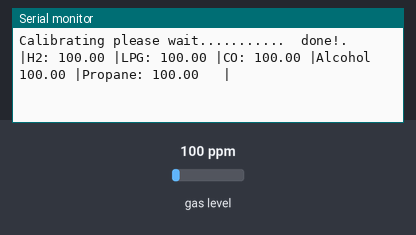
The sketch below on a simulated ESP32. Parts: the last lines printed to the serial monitor. Inputs (shaded band) come from the test bench; at power-on: gas level 100 ppm.

Above: at 1.2 s.
1.3 s: gas level set to 20 ppm
At 2.6 s:
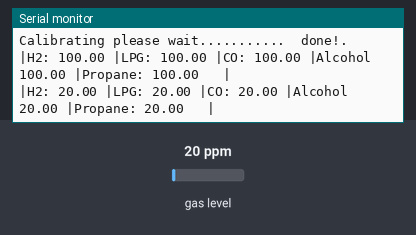
2.8 s: gas level set to 250 ppm
At 4.5 s:
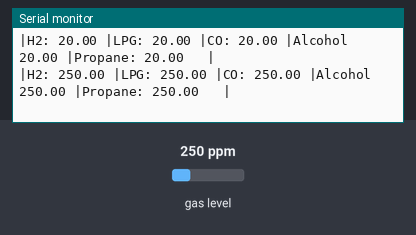
Timing chart, 0 to 6.0 s (numbered marks = the images above; inputs shaded):
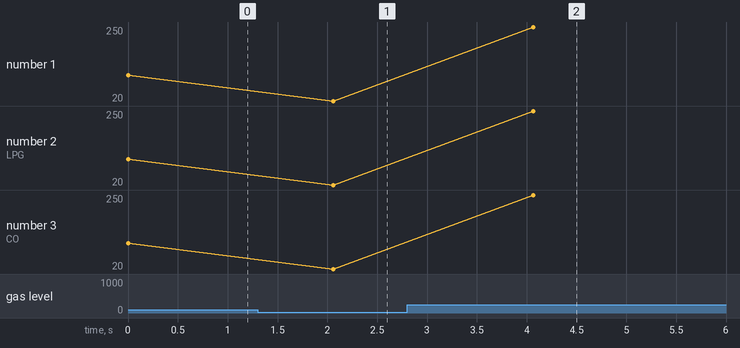

Measured:
- after the input at 1.3 s, the serial monitor: prints a new line after 0.76 s (image 1)
- after the input at 2.8 s, the serial monitor: prints a new line after 1.3 s (image 2)
- plotted number 1: 100 → 20 after the input at 1.3 s, 20 → 250 after the input at 2.8 s
- plotted number 2: 100 → 20 after the input at 1.3 s, 20 → 250 after the input at 2.8 s
- plotted number 3: 100 → 20 after the input at 1.3 s, 20 → 250 after the input at 2.8 s

The sketch:

MQ2FullyFunctional.ino
```cpp
#include <MQUnifiedsensor.h>

/************************Hardware Related Macros************************************/
#define         Board                   ("ESP32")
#define         Pin                     (A0)  //Analog input
/***********************Software Related Macros************************************/
#define         Type                    ("MQ-2") //MQ2
#define         Voltage_Resolution      (3.3)
#define         ADC_Bit_Resolution      (12) // For ESP32
#define         RatioMQ2CleanAir        (9.83) //RS / R0 = 9.83 ppm

/*****************************Globals***********************************************/
MQUnifiedsensor MQ2(Board, Voltage_Resolution, ADC_Bit_Resolution, Pin, Type);
/*****************************Globals***********************************************/

void setup() {
  // put your setup code here, to run once:
  Serial.begin(9600); //Init serial port
  MQ2.setRegressionMethod(1); //_PPM =  a*ratio^b
  MQ2.setA(574.25); MQ2.setB(-2.222); // Configure the equation to to calculate LPG concentration
  /*
    Exponential regression:
    Gas    | a      | b
    H2     | 987.99 | -2.162
    LPG    | 574.25 | -2.222
    CO     | 36974  | -3.109
    Alcohol| 3616.1 | -2.675
    Propane| 658.71 | -2.168
  */
  MQ2.init();
  Serial.print("Calibrating please wait.");
  float calcR0 = 0;
  for(int i = 1; i<=10; i ++)
  {
    MQ2.update(); // Update data, the arduino will read the voltage from the analog pin
    calcR0 += MQ2.calibrate(RatioMQ2CleanAir);
    Serial.print(".");
  }
  MQ2.setR0(calcR0/10);
  Serial.println("  done!.");

  if(isinf(calcR0)) {Serial.println("Warning: Conection issue, R0 is infinite (Open circuit detected) please check your wiring and supply"); while(1);}
  if(calcR0 == 0){Serial.println("Warning: Conection issue found, R0 is zero (Analog pin shorts to ground) please check your wiring and supply"); while(1);}
  /*****************************  MQ CAlibration ********************************************/

  MQ2.serialDebug(true);

}

void loop() {
  // put your main code here, to run repeatedly:
  MQ2.update(); // Update data, the arduino will read the voltage from the analog pin

  MQ2.setA(987.99); MQ2.setB(-2.162); //H2 concentration calculation values
  float H2 = MQ2.readSensor();

  MQ2.setA(574.25); MQ2.setB(-2.222); //LPG concentration calculation values
  float LPG = MQ2.readSensor(); // Sensor will read PPM concentration using the model, a and b values set previously or from the setup

  MQ2.setA(36974); MQ2.setB(-3.109); // CO concentration calculation values
  float CO = MQ2.readSensor(); // Sensor will read PPM concentration using the model, a and b values set previously or from the setup

  MQ2.setA(3616.1); MQ2.setB(-2.675); // Alcohol concentration calculation values
  float Alcohol = MQ2.readSensor(); // Sensor will read PPM concentration using the model, a and b values set previously or from the setup

  MQ2.setA(658.71); MQ2.setB(-2.168); // Propane concentration calculation value
  float Propane = MQ2.readSensor(); // Sensor will read PPM concentration using the model, a and b values set previously or from the setup

  Serial.print("|H2: "); Serial.print(H2);
  Serial.print(" |LPG: "); Serial.print(LPG);
  Serial.print(" |CO: "); Serial.print(CO);
  Serial.print(" |Alcohol "); Serial.print(Alcohol);
  Serial.print(" |Propane: "); Serial.print(Propane);
  Serial.println("   |");
  delay(2000);

}
```
